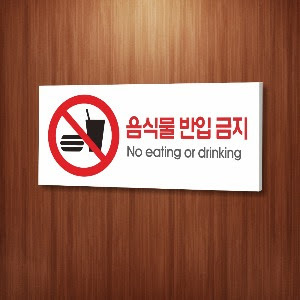
#> input picture Practice/images/alert.jpg, 300 x 300 px, given in place of parrot.jpg, which was not available
$ jupyter execute --allow-errors 11_revise.ipynb   (Python 2 division)   (text cells are left out)
#> lines starting #> are read from the running program, lines starting #| are printed output that depends on the picture; after the words box and inside, x2 and y2 are one past the last pixel; in counts of white or black regions, pixels touching at a corner belong together; pictures that were not available may be replaced by others from this repository, and a replacement may not be noted
[cell 1]
import cv2

[cell 2]
img = cv2.imread("../images/parrot.jpg", cv2.IMREAD_GRAYSCALE)
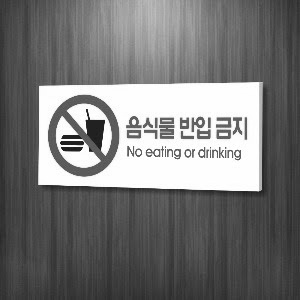
#> img: shape (300, 300); min 23, max 255, mean 119
ret, binary = cv2.threshold(img, -1, 255, cv2.THRESH_BINARY | cv2.THRESH_OTSU)
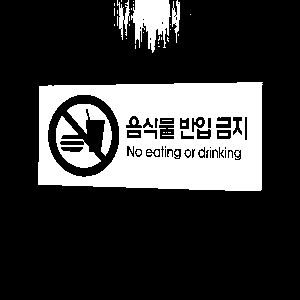
#> binary: shape (300, 300); 22.8% white; 43 white regions (34 under 20 px), largest, box (x1, y1, x2, y2) and area: (38, 82, 263, 191) 16788, (131, 0, 171, 53) 1332, (56, 116, 101, 168) 945
#> ret = 162
ret
#> Out = 162
